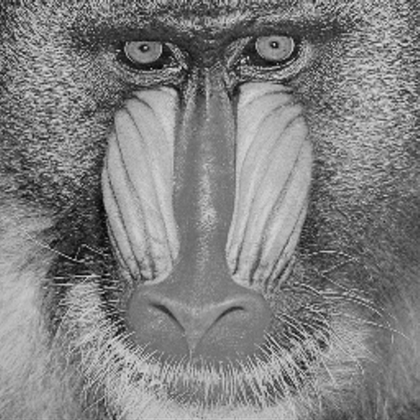
%> input picture TP Final/pso/Datos/2.mandril_distintos_%_ruido/test/mandril.tif, 420 x 420 px, shrunk from 512 x 512 before the run
$ octave main_mod2.m   (GNU Octave 9; MATLAB toolbox functions it lacks are replaced by stand-ins)
%> lines starting %> are read from the running program, lines starting %| are printed output that depends on the picture
clear all, close all, clc
%====================================
% LECTURA DE LA IMAGEN SIN RUIDO
%====================================
path_imagen = 'Datos/2.mandril_distintos_%_ruido/test/mandril.tif';
original = imread(path_imagen);
%> original is the input picture: size 420x420 uint8; min 0, max 224, mean 128.5


%====================================
% LECTURA DE LA IMAGEN CON RUIDO
%====================================
%Imagen ruidosa (S&P)
% ruidosa = imnoise(original,'salt & pepper',0.7);
% imwrite(ruidosa,'Datos/2.mandril_distintos_%_ruido/test/mandril_70por.tif' )
% path_imagen = 'Datos/cameramanRuido256x256_1por.tif';
path_imagen = 'Datos/2.mandril_distintos_%_ruido/test/mandril_70por.tif';
ruidosa = imread(path_imagen);
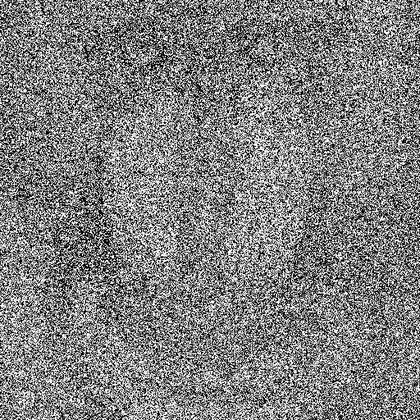
%> input picture TP Final/pso/Datos/2.mandril_distintos_%_ruido/test/mandril_70por.tif, 420 x 420 px, shrunk from 512 x 512 before the run
%> ruidosa is the input picture: size 420x420 uint8; min 0, max 255, mean 127.8

%====================================
% APLICO FILTRO DE MEDIANA
%
% (UNA UNICA VEZ EN LA OPTIMIZACION)
%
%====================================
recuperada = medfilt2(ruidosa,[3 3]);
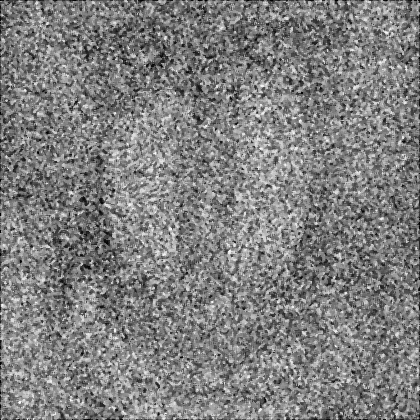
%> recuperada: size 420x420 uint8; min 0, max 255, mean 127.5

procesar=ruidosa;

%====================================
% EXTRAIGO DIMENSIONES DE LA IMAGEN
%====================================
[n,m]=size(procesar);
%> n = 420; m = 420


%========================================================
% IDENTIFICACION DE PIXELES "RUIDOSOS" (valor 0 ó 255)
%
% (UNA UNICA VEZ EN LA OPTIMIZACION)
%
%========================================================
[xx, yy] = find(procesar==255 | procesar==0); %xx=columnas yy=filas
%> xx = 12772 values from 1 to 420; yy = 12772 values from 1 to 420

IDXS = find(procesar==255 | procesar==0);
%> IDXS = 12772 values from 3 to 176376


%=======================================
% EXTRAIGO RECORTES EN UNA HIPER-MATRIZ
%
% (UNA UNICA VEZ EN LA OPTIMIZACION)
%
%=======================================
RECORTES = zeros(3,3,length(xx));
idxs = zeros(length(xx),1);
DP1 = zeros(length(xx),1);
for ii = 1:length(xx)

    %===================================================
    % EXTRAIGO LOS PIXELES RUIDOSOS EVITANDO LOS BORDES
    %===================================================
    if (xx(ii) ~= 1) && (xx(ii) ~= n) && (yy(ii) ~= 1) && (yy(ii) ~= m)

        % EXTRAIGO RECORTE
        recorte = imcrop(procesar, [yy(ii)-1 xx(ii)-1 2 2]); % rect [xmin ymin width height]

        % ALMACENO RECORTE
        RECORTES(:,:,ii) = recorte;

        % PRECALCULO MEDIANA DEL RECORTE
        DP1(ii,1) = median(double(recorte(:)));

        % ALMACENO INDICE
        idxs(ii,1) = IDXS(ii);

    end
end
%> this loop made 12772 passes
%> recorte on passes 39 to 50: [54 87 186; 202 255 96; 14 125 230], [91 46 112; 202 255 50; 14 106 178], [196 73 34; 236 0 51; 135 78 82], [135 78 82; 0 255 148; 157 130 191], [186 216 215; 87 0 200; 35 115 103], [63 92 86; 183 255 96; 206 150 56], [95 108 87; 127 0 17; 209 50 219], [142 100 175; 104 0 166; 0 15 73], [148 152 109; 24 0 18; 190 52 28], [233 130 105; 255 255 70; 221 51 135], [145 187 123; 24 0 92; 165 26 107], [151 121 79; 50 0 104; 169 69 0]
%> after the loop, recorte = [101 255 68; 212 255 163; 146 216 26]

%=================================================================
% ELIMINO LOS RECORTES E INDICES QUE CORRESPONDER�?AN A LOS BORDES
%=================================================================
RECORTES(:,:,idxs==0) = [];
DP1(idxs==0) = [];
idxs(idxs==0) = [];


%========================================================
% EXTRAIGO LOS DISTINTOS PARES DE PUNTOS DE LOS RECORTES
%========================================================
s1 = [squeeze(RECORTES(1,2,:)) squeeze(RECORTES(3,2,:))];
s2 = [squeeze(RECORTES(2,1,:)) squeeze(RECORTES(2,3,:))];
s3 = [squeeze(RECORTES(3,3,:)) squeeze(RECORTES(1,1,:))];
s4 = [squeeze(RECORTES(3,1,:)) squeeze(RECORTES(1,3,:))];


%====================================
% COMIENZO A CONTAR EL TIEMPO
%====================================
tic


%====================================
% LEVANTO EL SISTEMA DIFUSO
%====================================
%> (the run ends here)
